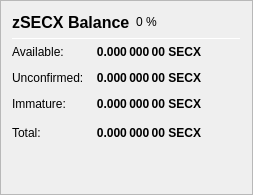
                   <widget class="QFrame" name="frame_ZerocoinBalances">
                    <property name="frameShape">
                     <enum>QFrame::StyledPanel</enum>
                    </property>
                    <property name="frameShadow">
                     <enum>QFrame::Raised</enum>
                    </property>
                    <layout class="QVBoxLayout" name="verticalLayout_7">
                     <item>
                      <layout class="QHBoxLayout" name="horizontalLayout_8" stretch="0,0,0">
                       <item>
                        <widget class="QLabel" name="label_5z_3">
                         <property name="minimumSize">
                          <size>
                           <width>0</width>
                           <height>20</height>
                          </size>
                         </property>
                         <property name="font">
                          <font>
                           <pointsize>12</pointsize>
                           <weight>75</weight>
                           <bold>true</bold>
                          </font>
                         </property>
                         <property name="text">
                          <string>zSECX Balance</string>
                         </property>
                        </widget>
                       </item>
                       <item>
                        <widget class="QLabel" name="labelzSECXPercent">
                         <property name="text">
                          <string notr="true">0 %</string>
                         </property>
                        </widget>
                       </item>
                       <item>
                        <spacer name="horizontalSpacer_11">
                         <property name="orientation">
                          <enum>Qt::Horizontal</enum>
                         </property>
                         <property name="sizeHint" stdset="0">
                          <size>
                           <width>40</width>
                           <height>20</height>
                          </size>
                         </property>
                        </spacer>
                       </item>
                      </layout>
                     </item>
                     <item>
                      <widget class="Line" name="line_ZerocoinBalance">
                       <property name="minimumSize">
                        <size>
                         <width>0</width>
                         <height>1</height>
                        </size>
                       </property>
                       <property name="maximumSize">
                        <size>
                         <width>16777215</width>
                         <height>1</height>
                        </size>
                       </property>
                       <property name="orientation">
                        <enum>Qt::Horizontal</enum>
                       </property>
                      </widget>
                     </item>
                     <item>
                      <layout class="QGridLayout" name="gridLayout_5">
                       <property name="spacing">
                        <number>12</number>
                       </property>
                       <item row="1" column="0">
                        <widget class="QLabel" name="labelzBalanceMatureText">
                         <property name="toolTip">
                          <string>Mature: more than 20 confirmation and more than 1 mint of the same denomination after it was minted.
These zSECX are spendable.</string>
                         </property>
                         <property name="text">
                          <string>Available:</string>
                         </property>
                        </widget>
                       </item>
                       <item row="1" column="1">
                        <widget class="QLabel" name="labelzBalanceMature">
                         <property name="font">
                          <font>
                           <weight>75</weight>
                           <bold>true</bold>
                          </font>
                         </property>
                         <property name="toolTip">
                          <string>Mature: more than 20 confirmation and more than 1 mint of the same denomination after it was minted.
These zSECX are spendable.</string>
                         </property>
                         <property name="text">
                          <string notr="true">0.000 000 00 SECX</string>
                         </property>
                         <property name="alignment">
                          <set>Qt::AlignRight|Qt::AlignTrailing|Qt::AlignVCenter</set>
                         </property>
                        </widget>
                       </item>
                       <item row="2" column="0">
                        <widget class="QLabel" name="labelzBalanceUnconfirmedText">
                         <property name="toolTip">
                          <string>Unconfirmed: less than 20 confirmations
Immature: confirmed, but less than 1 mint of the same denomination after it was minted</string>
                         </property>
                         <property name="text">
                          <string>Unconfirmed:</string>
                         </property>
                        </widget>
                       </item>
                       <item row="2" column="1">
                        <widget class="QLabel" name="labelzBalanceUnconfirmed">
                         <property name="font">
                          <font>
                           <weight>75</weight>
                           <bold>true</bold>
                          </font>
                         </property>
                         <property name="toolTip">
                          <string>Unconfirmed: less than 20 confirmations
Immature: confirmed, but less than 1 mint of the same denomination after it was minted</string>
                         </property>
                         <property name="text">
                          <string notr="true">0.000 000 00 SECX</string>
                         </property>
                         <property name="alignment">
                          <set>Qt::AlignRight|Qt::AlignTrailing|Qt::AlignVCenter</set>
                         </property>
                        </widget>
                       </item>
                       <item row="3" column="0">
                        <widget class="QLabel" name="labelzBalanceImmatureText">
                         <property name="toolTip">
                          <string>Unconfirmed: less than 20 confirmations
Immature: confirmed, but less than 1 mint of the same denomination after it was minted</string>
                         </property>
                         <property name="text">
                          <string>Immature:</string>
                         </property>
                        </widget>
                       </item>
                       <item row="3" column="1">
                        <widget class="QLabel" name="labelzBalanceImmature">
                         <property name="font">
                          <font>
                           <weight>75</weight>
                           <bold>true</bold>
                          </font>
                         </property>
                         <property name="toolTip">
                          <string>Unconfirmed: less than 20 confirmations
Immature: confirmed, but less than 1 mint of the same denomination after it was minted</string>
                         </property>
                         <property name="text">
                          <string notr="true">0.000 000 00 SECX</string>
                         </property>
                         <property name="alignment">
                          <set>Qt::AlignRight|Qt::AlignTrailing|Qt::AlignVCenter</set>
                         </property>
                        </widget>
                       </item>
                       <item row="4" column="0">
                        <widget class="QLabel" name="labelzBalanceText">
                         <property name="toolTip">
                          <string>Your current zSECX balance, unconfirmed and immature zSECX included.</string>
                         </property>
                         <property name="text">
                          <string>Total:</string>
                         </property>
                        </widget>
                       </item>
                       <item row="4" column="1">
                        <widget class="QLabel" name="labelzBalance">
                         <property name="font">
                          <font>
                           <weight>75</weight>
                           <bold>true</bold>
                          </font>
                         </property>
                         <property name="cursor">
                          <cursorShape>IBeamCursor</cursorShape>
                         </property>
                         <property name="toolTip">
                          <string>Your current zSECX balance, unconfirmed and immature zSECX included.</string>
                         </property>
                         <property name="text">
                          <string notr="true">0.000 000 00 SECX</string>
                         </property>
                         <property name="alignment">
                          <set>Qt::AlignRight|Qt::AlignTrailing|Qt::AlignVCenter</set>
                         </property>
                         <property name="textInteractionFlags">
                          <set>Qt::LinksAccessibleByMouse|Qt::TextSelectableByKeyboard|Qt::TextSelectableByMouse</set>
                         </property>
                        </widget>
                       </item>
                       <item row="4" column="2">
                        <spacer name="horizontalSpacer_4">
                         <property name="orientation">
                          <enum>Qt::Horizontal</enum>
                         </property>
                         <property name="sizeHint" stdset="0">
                          <size>
                           <width>40</width>
                           <height>20</height>
                          </size>
                         </property>
                        </spacer>
                       </item>
                      </layout>
                     </item>
                     <item>
                      <spacer name="verticalSpacer_4">
                       <property name="orientation">
                        <enum>Qt::Vertical</enum>
                       </property>
                       <property name="sizeHint" stdset="0">
                        <size>
                         <width>20</width>
                         <height>40</height>
                        </size>
                       </property>
                      </spacer>
                     </item>
                    </layout>
                   </widget>
